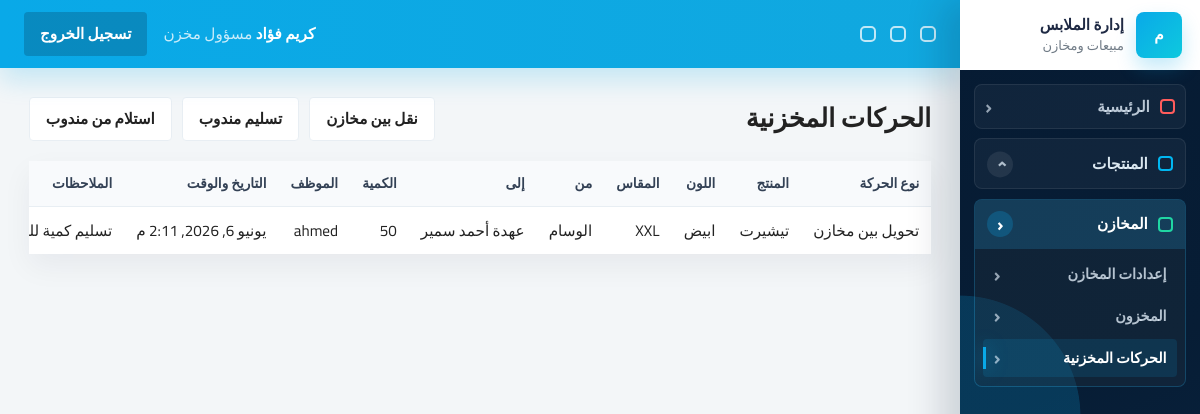
Screenshot of /inventory/movements/ (signed in) with the database file from the repository.
### accounts/models.py (models this page shows)
class User(AbstractUser):
    ROLE_MANAGER = 'manager'
    ROLE_SALES = 'sales'
    ROLE_WAREHOUSE = 'warehouse'
    ROLE_CHOICES = [
        (ROLE_MANAGER, 'مسؤول النظام'),
        (ROLE_SALES, 'مندوب مبيعات'),
        (ROLE_WAREHOUSE, 'مسؤول مخزن'),
    ]
    role = models.CharField(max_length=20, choices=ROLE_CHOICES, default=ROLE_SALES, db_index=True)
    phone = models.CharField(max_length=20, blank=True, null=True)
    created_at = models.DateTimeField(auto_now_add=True, db_index=True)
    class Meta:
        indexes = [
            models.Index(fields=['role', 'is_active']),
            models.Index(fields=['created_at']),
        ]
    @property
    def is_manager(self):
        return self.role == self.ROLE_MANAGER or self.is_superuser
    @property
    def is_sales(self):
        return self.role == self.ROLE_SALES
    @property
    def is_warehouse(self):
        return self.role == self.ROLE_WAREHOUSE

### inventory/models.py (models this page shows, shortened)
class StockMovement(models.Model):
    TYPE_IN = 'in'
    TYPE_OUT = 'out'
    TYPE_TRANSFER = 'transfer'
    TYPE_SALE = 'sale'
    TYPE_RETURN = 'return'
    TYPE_ADJUSTMENT = 'adjustment'
    TYPE_PURCHASE_RECEIVE = 'purchase_receive'
    TYPE_SALES_RETURN = 'sales_return'
    TYPE_DAMAGED_RETURN = 'damaged_return'
    TYPE_EXCHANGE_OUT = 'exchange_out'
    TYPE_SALES_REP_ASSIGNMENT = 'sales_rep_assignment'
    TYPE_SALES_REP_RETURN = 'sales_rep_return'
    TYPE_SALES_REP_SALE = 'sales_rep_sale'
    TYPE_SAMPLE = 'sample'
    MOVEMENT_TYPE_CHOICES = [
        (TYPE_IN, 'دخول مخزون'),
        (TYPE_OUT, 'خروج مخزون'),
        (TYPE_TRANSFER, 'تحويل بين مخازن'),
        (TYPE_SALE, 'بيع'),
        (TYPE_RETURN, 'مرتجع'),
        (TYPE_ADJUSTMENT, 'تسوية'),
    ]
    MOVEMENT_TYPE_CHOICES.append((TYPE_PURCHASE_RECEIVE, 'Purchase receive'))
    MOVEMENT_TYPE_CHOICES.append((TYPE_SALES_RETURN, 'Sales return'))
    MOVEMENT_TYPE_CHOICES.append((TYPE_DAMAGED_RETURN, 'Damaged return'))
    MOVEMENT_TYPE_CHOICES.append((TYPE_EXCHANGE_OUT, 'Exchange out'))
    MOVEMENT_TYPE_CHOICES.append((TYPE_SALES_REP_ASSIGNMENT, 'Sales rep assignment'))
    MOVEMENT_TYPE_CHOICES.append((TYPE_SALES_REP_RETURN, 'Sales rep return'))
    MOVEMENT_TYPE_CHOICES.append((TYPE_SALES_REP_SALE, 'Sales rep sale'))
    MOVEMENT_TYPE_CHOICES.append((TYPE_SAMPLE, 'Sample / free issue'))
    movement_type = models.CharField(max_length=20, choices=MOVEMENT_TYPE_CHOICES, db_index=True)
    variant = models.ForeignKey(ProductVariant, on_delete=models.CASCADE)
    from_warehouse = models.ForeignKey(Warehouse, on_delete=models.SET_NULL, null=True, blank=True, related_name='out_movements')
    to_warehouse = models.ForeignKey(Warehouse, on_delete=models.SET_NULL, null=True, blank=True, related_name='in_movements')
    batch = models.ForeignKey(StockBatch, on_delete=models.SET_NULL, null=True, blank=True, related_name='movements')
    quantity = models.IntegerField()
    note = models.TextField(blank=True, null=True)
    created_by = models.ForeignKey(settings.AUTH_USER_MODEL, on_delete=models.SET_NULL, null=True)
    created_at = models.DateTimeField(auto_now_add=True, db_index=True)
    class Meta:
        indexes = [
            models.Index(fields=['movement_type', 'created_at']),
            models.Index(fields=['created_at']),
        ]

class Warehouse(models.Model):
    TYPE_MAIN = 'main'
    TYPE_STORE = 'store'
    TYPE_REPRESENTATIVE = 'representative'
    WAREHOUSE_TYPE_CHOICES = [
        (TYPE_MAIN, 'مخزن رئيسي'),
        (TYPE_STORE, 'محل بيع'),
        (TYPE_REPRESENTATIVE, 'عهدة مندوب'),
    ]
    name = models.CharField(max_length=100, db_index=True)
    warehouse_type = models.CharField(max_length=20, choices=WAREHOUSE_TYPE_CHOICES, db_index=True)
    assigned_user = models.ForeignKey(
        settings.AUTH_USER_MODEL,
        on_delete=models.SET_NULL,
        null=True,
        blank=True,
        related_name='assigned_warehouses',
    )
    address = models.TextField(blank=True, null=True)
    is_active = models.BooleanField(default=True, db_index=True)
    def __str__(self):
        return self.name

### products/models.py (models this page shows, shortened)
class ProductVariant(models.Model):
    product = models.ForeignKey(Product, on_delete=models.CASCADE, related_name='variants')
    color = models.ForeignKey(Color, on_delete=models.SET_NULL, null=True)
    size = models.ForeignKey(Size, on_delete=models.SET_NULL, null=True)
    variant_sku = models.CharField(max_length=120, unique=True, db_index=True)
    barcode = models.CharField(max_length=120, blank=True, null=True, db_index=True)
    cost_price = models.DecimalField(max_digits=10, decimal_places=2, default=0)
    sale_price = models.DecimalField(max_digits=10, decimal_places=2, default=0)
    is_active = models.BooleanField(default=True, db_index=True)
    class Meta:
        indexes = [
            models.Index(fields=['variant_sku']),
            models.Index(fields=['barcode']),
            models.Index(fields=['is_active']),
        ]

class Product(models.Model):
    name = models.CharField(max_length=200, db_index=True)
    sku = models.CharField(max_length=100, unique=True, db_index=True)
    category = models.ForeignKey(Category, on_delete=models.SET_NULL, null=True)
    description = models.TextField(blank=True, null=True)
    material = models.CharField(max_length=100, blank=True, null=True)
    season = models.CharField(max_length=100, blank=True, null=True)
    retail_price = models.DecimalField(max_digits=10, decimal_places=2, default=0)
    wholesale_price = models.DecimalField(max_digits=10, decimal_places=2, default=0)
    image = models.ImageField(upload_to='products/', blank=True, null=True)
    is_active = models.BooleanField(default=True, db_index=True)
    created_at = models.DateTimeField(auto_now_add=True, db_index=True)
    class Meta:
        indexes = [
            models.Index(fields=['sku']),
            models.Index(fields=['name', 'is_active']),
            models.Index(fields=['created_at']),
        ]

class Color(models.Model):
    name = models.CharField(max_length=50, unique=True)
    hex_code = models.CharField(max_length=7, blank=True, null=True)
    def __str__(self):
        return self.name

class Size(models.Model):
    name = models.CharField(max_length=20, unique=True)
    sort_order = models.PositiveIntegerField(default=0)
    class Meta:
        ordering = ['sort_order', 'name']
    def __str__(self):
        return self.name

### inventory/views.py (the view)
# urls.py: path('movements/', views.StockMovementListView.as_view(), name='movements'),
class StockMovementListView(RoleRequiredMixin, ListView):
    allowed_roles = ('manager', 'warehouse')
    model = StockMovement
    template_name = 'inventory/movements/list.html'
    context_object_name = 'movements'
    paginate_by = 30
    def get_queryset(self):
        allowed_types = [StockMovement.TYPE_TRANSFER]
        return StockMovement.objects.select_related(
            'variant__product', 'variant__color', 'variant__size', 'from_warehouse', 'to_warehouse', 'created_by',
        ).filter(movement_type__in=allowed_types).order_by('-created_at')

### accounts/permissions.py (called while the page is built)
def has_role(user, *roles):
    if not user.is_authenticated:
        return False
    if user.is_superuser or getattr(user, 'role', None) == 'manager':
        return True
    return getattr(user, 'role', None) in roles

    def test_func(self):
        return has_role(self.request.user, *self.allowed_roles)

### templates/inventory/movements/list.html (shortened to what this page needs)
{% extends 'base.html' %}
{% block content %}
<div class="page-head">
    <h1>الحركات المخزنية</h1>
    <div class="button-row">
        <a class="btn btn-light" href="{% url 'inventory:transfer' %}">نقل بين مخازن</a>
        <a class="btn btn-light" href="{% url 'inventory:representative_issue' %}">تسليم مندوب</a>
        <a class="btn btn-light" href="{% url 'inventory:representative_return' %}">استلام من مندوب</a>
    </div>
</div>
<div class="table-wrap">
    <table>
        <thead><tr><th>نوع الحركة</th><th>المنتج</th><th>اللون</th><th>المقاس</th><th>من</th><th>إلى</th><th>الكمية</th><th>الموظف</th><th>التاريخ والوقت</th><th>الملاحظات</th></tr></thead>
        <tbody>
            {% for movement in movements %}
                <tr>
                    <td>{{ movement.get_movement_type_display }}</td>
                    <td>{{ movement.variant.product.name }}</td>
                    <td>{{ movement.variant.color|default:'-' }}</td>
                    <td>{{ movement.variant.size|default:'-' }}</td>
                    <td>{{ movement.from_warehouse|default:'-' }}</td>
                    <td>{{ movement.to_warehouse|default:'-' }}</td>
                    <td>{{ movement.quantity }}</td>
                    <td>{{ movement.created_by|default:'-' }}</td>
                    <td>{{ movement.created_at }}</td>
                    <td>{{ movement.note|default:'-' }}</td>
                </tr>
            {% empty %}
                <tr><td colspan="10">لا توجد حركات مخزنية</td></tr>
            {% endfor %}
        </tbody>
    </table>
</div>
{% endblock %}

### templates/partials/navbar.html (shortened to what this page needs)
<header class="topbar">
    <div class="topbar-tools" aria-hidden="true">
        <span></span>
        <span></span>
        <span></span>
    </div>
    <div class="topbar-user">
        <strong>{{ request.user.get_full_name|default:request.user.username }}</strong>
        <span>{{ request.user.get_role_display }}</span>
    </div>
    <form method="post" action="{% url 'accounts:logout' %}">
        <button class="btn btn-secondary" type="submit">تسجيل الخروج</button>
    </form>
</header>

### static/css/main.css (style rules this page uses)
:root { --primary-color: #071d35; --secondary-color: #0b2e50; --accent-color: #09a9e8; --accent-strong: #0787c2; --accent-soft: #e8f7fd; --background-color: #f3f6f8; --surface-color: #ffffff; --surface-muted: #f7f9fb; --border-color: #e8eef3; --text-color: #222222; --muted-text: #707b86; --success-color: #20b98f; --warning-color: #e49322; --danger-color: #e24c4c; --info-color: #09a9e8; --shadow-soft: 0 0.75rem 2rem rgba(6, 27, 51, .08); --shadow-panel: 0 0.75rem 1.75rem rgba(6, 27, 51, .055); --focus-ring: 0 0 0 .2rem rgba(9, 169, 232, .2); --radius-sm: .25rem; --radius-md: .5rem; --space-1: .25rem; --space-2: .5rem; --space-3: .75rem; --space-4: 1rem; --space-5: 1.25rem; --space-6: 1.5rem; --space-8: 2rem; --sidebar-width: clamp(15rem, 18vw, 17rem); --content-width: 112rem; --touch-target: 2.75rem; }
*, *::before, *::after { box-sizing: border-box; }
html { min-height: 100%; overflow-x: hidden; text-size-adjust: 100%; -webkit-text-size-adjust: 100%; }
body { margin: 0; min-height: 100%; overflow-x: hidden; background: var(--background-color); color: var(--text-color); direction: rtl; text-align: right; font-family: "Cairo", Arial, sans-serif; font-size: clamp(.875rem, .84rem + .15vw, .975rem); line-height: 1.55; letter-spacing: 0; }
a { color: inherit; text-decoration: none; }
button, input, select, textarea { font: inherit; }
button { color: inherit; }
a, button, select, summary, [role="button"], [data-open-modal], [data-close-modal], [data-sidebar-toggle], [data-sidebar-close] { cursor: pointer; }
.topbar { position: sticky; top: 0; z-index: 20; display: flex; align-items: center; justify-content: space-between; gap: clamp(.625rem, 1.5vw, 1rem); min-height: 4.25rem; padding-inline: clamp(1rem, 2vw, 1.5rem); color: #fff; background: linear-gradient(90deg, #09a9e8, #11a8df); box-shadow: 0 .75rem 1.625rem rgba(9, 169, 232, .2); }
.topbar strong { font-size: .95rem; }
.topbar .muted, .topbar-user span { color: rgba(255, 255, 255, .78); }
.topbar-user { min-width: 0; margin-right: auto; }
.topbar-tools { display: flex; align-items: center; gap: .875rem; flex: 0 0 auto; }
.topbar-tools span { inline-size: 1rem; block-size: 1rem; border: .125rem solid rgba(255, 255, 255, .74); border-radius: .3125rem; }
.topbar .btn-secondary { background: rgba(6, 27, 51, .22); }
.page-head { display: flex; align-items: center; justify-content: space-between; gap: var(--space-4); margin-bottom: clamp(1rem, 2vw, 1.25rem); }
h1, h2 { margin: 0; color: var(--text-color); line-height: 1.35; }
h1 { font-size: clamp(1.25rem, 1.05rem + .75vw, 1.75rem); font-weight: 800; }
.card, .stat-card, .login-card, .invoice-box, .table-wrap, .metric-card, .chart-card, .profit-card, .mini-stat { background: var(--surface-color); box-shadow: var(--shadow-panel); }
.btn, .icon-btn { min-height: var(--touch-target); border: 0; cursor: pointer; font-weight: 800; line-height: 1.2; transition: transform .16s ease, box-shadow .16s ease, background .16s ease, border-color .16s ease; }
.btn { display: inline-flex; align-items: center; justify-content: center; gap: .5rem; padding: .6rem clamp(.75rem, 1.4vw, 1rem); border-radius: var(--radius-sm); white-space: nowrap; }
.btn-secondary { background: var(--secondary-color); color: #fff; }
.btn-light { border: .0625rem solid var(--border-color); background: #fff; color: var(--text-color); }
.button-row, .actions, .form-actions, .inline-form { display: flex; flex-wrap: wrap; align-items: center; gap: .625rem; }
.table-wrap { width: 100%; max-width: 100%; overflow-x: auto; margin-bottom: clamp(1rem, 2vw, 1.25rem); -webkit-overflow-scrolling: touch; }
table { width: max-content; min-width: 100%; border-collapse: collapse; direction: rtl; }
th, td { padding: clamp(.65rem, 1vw, .875rem); border-bottom: .0625rem solid var(--border-color); text-align: right; vertical-align: middle; white-space: nowrap; }
thead th { background: #f8fafc; color: #334155; font-size: .85rem; font-weight: 800; }
tbody tr:last-child td { border-bottom: 0; }

### rows the page displays
User: user.get_full_name "كريم فؤاد", user.role "مسؤول مخزن"
StockMovement: movement_type "تحويل بين مخازن", variant.product.name "تيشيرت", variant.color "ابيض", variant.size "XXL", from_warehouse "الوسام", to_warehouse "عهدة أحمد سمير", quantity "50", created_by "ahmed", created_at "يونيو 6, 2026, 2:11 م", note "تسليم كمية…"
